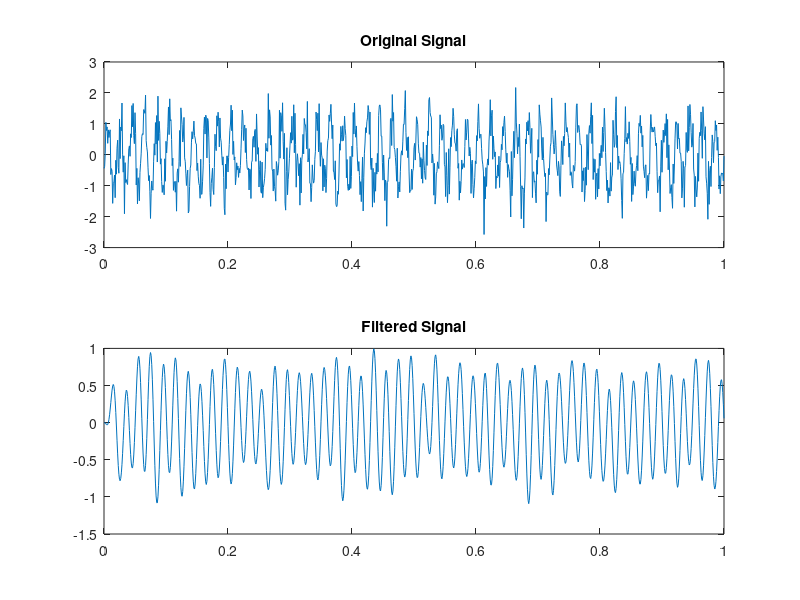

Write the MATLAB code that produced this figure.
clc;
clear all;
close all;

% Design a Butterworth IIR filter
N = 4; % Filter order
Fc = 0.1; % Cutoff frequency
[b, a] = butter(N, Fc);

% Generate a sample input signal
Fs = 1000; % Sample rate
t = 0:1/Fs:1;
x = sin(2 * pi * 50 * t) + 0.5 * randn(size(t));

% Apply the IIR filter
y = filter(b, a, x);

% Plot the original and filtered signals
subplot(2,1,1);
plot(t, x);
title('Original Signal');

subplot(2,1,2);
plot(t, y);
title('Filtered Signal');
